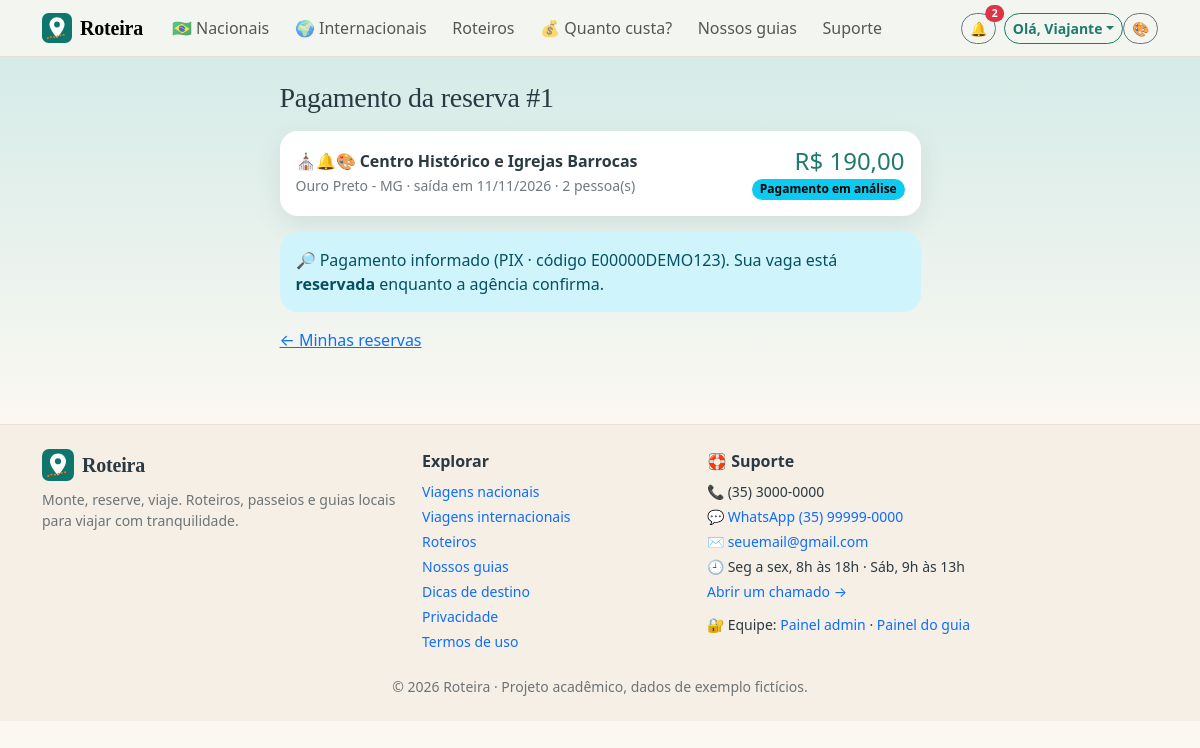
The page /pagamento.php?id=1 (signed in) on the database its author committed.
### tables this page shows
CREATE TABLE reservas (
  id INT AUTO_INCREMENT PRIMARY KEY,
  usuario_id INT NOT NULL,
  saida_id INT NOT NULL,
  qtd INT NOT NULL,
  valor_total DECIMAL(10,2) NOT NULL,
  taxa_cancelamento DECIMAL(10,2) NOT NULL DEFAULT 0,
  status VARCHAR(30) NOT NULL DEFAULT 'aguardando_pagamento',
  prazo_pagamento DATETIME NULL,
  cupom_id INT NULL,
  desconto DECIMAL(10,2) NOT NULL DEFAULT 0 COMMENT 'desconto do cupom já abatido em valor_total',
  created_at TIMESTAMP DEFAULT CURRENT_TIMESTAMP,
  FOREIGN KEY (usuario_id) REFERENCES usuarios(id),
  FOREIGN KEY (saida_id) REFERENCES saidas(id),
  FOREIGN KEY (cupom_id) REFERENCES cupons(id) ON DELETE SET NULL,
  FOREIGN KEY (status) REFERENCES status_reserva(codigo)
);

CREATE TABLE passeios (
  id INT AUTO_INCREMENT PRIMARY KEY,
  categoria_id INT NOT NULL,
  guia_id INT NULL,
  titulo VARCHAR(200) NOT NULL,
  destino VARCHAR(120) NOT NULL,
  descricao TEXT,
  duracao_horas DECIMAL(4,1) NOT NULL DEFAULT 4,
  preco DECIMAL(10,2) NOT NULL,
  emoji VARCHAR(30) NOT NULL DEFAULT '🌎' COMMENT 'emojis extras da capa (ex.: 🍕🏛️)',
  motivo VARCHAR(30) NULL COMMENT 'silhueta do ponto turístico da capa',
  imagem VARCHAR(255) NULL COMMENT 'foto: caminho em uploads/ ou URL',
  video_id VARCHAR(20) NULL COMMENT 'ID do vídeo do YouTube',
  hue SMALLINT NOT NULL DEFAULT 180,
  escopo VARCHAR(20) NOT NULL DEFAULT 'nacional',
  pais VARCHAR(80) NOT NULL DEFAULT 'Brasil',
  dias INT NOT NULL DEFAULT 1,
  atracoes TEXT NULL COMMENT 'lista separada por ponto e vírgula',
  ativo TINYINT(1) NOT NULL DEFAULT 1,
  FOREIGN KEY (categoria_id) REFERENCES categorias(id),
  FOREIGN KEY (guia_id) REFERENCES guias(id) ON DELETE SET NULL,
  FOREIGN KEY (escopo) REFERENCES escopos(codigo)
);

CREATE TABLE saidas (
  id INT AUTO_INCREMENT PRIMARY KEY,
  passeio_id INT NOT NULL,
  data_saida DATE NOT NULL,
  vagas_total INT NOT NULL,
  vagas_disponiveis INT NOT NULL,
  FOREIGN KEY (passeio_id) REFERENCES passeios(id) ON DELETE CASCADE
);

CREATE TABLE pagamentos (
  id INT AUTO_INCREMENT PRIMARY KEY,
  reserva_id INT NOT NULL,
  metodo VARCHAR(20) NOT NULL,
  valor DECIMAL(10,2) NOT NULL,
  comprovante VARCHAR(120) NOT NULL COMMENT 'código/ID da transação informado pelo cliente',
  status VARCHAR(20) NOT NULL DEFAULT 'informado',
  motivo VARCHAR(255) NULL,
  created_at TIMESTAMP DEFAULT CURRENT_TIMESTAMP,
  decidido_em DATETIME NULL,
  decidido_por INT NULL,
  FOREIGN KEY (reserva_id) REFERENCES reservas(id) ON DELETE CASCADE,
  FOREIGN KEY (metodo) REFERENCES metodos_pagamento(codigo),
  FOREIGN KEY (status) REFERENCES status_pagamento(codigo)
);

### pagamento.php (the view, shortened to what this page needs)
<?php
require_once __DIR__ . '/inc/app.php';
exigirLogin(); $uid = usuario()['id']; $id = (int)($_GET['id'] ?? $_POST['id'] ?? 0);
function carregarReserva(PDO $c, $id, $uid) {
    $st = $c->prepare('SELECT r.*, s.data_saida, p.titulo, p.destino, p.emoji, TIMESTAMPDIFF(MINUTE, NOW(), r.prazo_pagamento) AS min_rest
        FROM reservas r JOIN saidas s ON s.id=r.saida_id JOIN passeios p ON p.id=s.passeio_id WHERE r.id=? AND r.usuario_id=?');
    $st->execute([$id, $uid]); return $st->fetch();
}
$r = carregarReserva($conn, $id, $uid);
$st = $conn->prepare('SELECT * FROM pagamentos WHERE reserva_id=? ORDER BY id DESC LIMIT 1'); $st->execute([$id]); $pg = $st->fetch();
?>
<div class="row justify-content-center"><div class="col-lg-7">
  <h1 class="h3 mb-3">Pagamento da reserva #<?= (int)$r['id'] ?></h1>
  <div class="card mb-3"><div class="card-body d-flex justify-content-between align-items-center">
    <div><?= e($r['emoji']) ?> <strong><?= e($r['titulo']) ?></strong><br><small class="text-body-secondary"><?= e($r['destino']) ?> · saída em <?= dataBr($r['data_saida']) ?> · <?= (int)$r['qtd'] ?> pessoa(s)</small></div>
    <div class="text-end"><div class="h4 text-primary mb-0"><?= brl($r['valor_total']) ?></div><?= statusReserva($r['status']) ?></div></div></div>
  <?php if ($r['status'] === 'aguardando_pagamento'): ?>
    <?php if ($pg && $pg['status'] === 'recusado'): ?><div class="alert alert-danger"><strong>Pagamento não confirmado.</strong> <?= e($pg['motivo'] ?: 'Confira os dados e informe novamente.') ?> Você ganhou um novo prazo de <?= PRAZO_PAGAMENTO_HORAS ?> horas.</div><?php endif; ?>
    <div class="alert alert-warning">⏳ Pague em até <strong><?= tempoRestante($r['min_rest']) ?></strong> (até <?= date('d/m H:i', strtotime($r['prazo_pagamento'])) ?>). Sem pagamento nem cancelamento, a reserva expira e você fica <?= BLOQUEIO_HORAS ?>h sem poder reservar outra viagem.</div>
    <div class="card mb-3"><div class="card-body"><h2 class="h6">1) Faça o pagamento de <?= brl($r['valor_total']) ?></h2>
      <p class="mb-1"><strong>PIX</strong> — chave: <code><?= e(PIX_CHAVE) ?></code> (<?= e(PIX_FAVORECIDO) ?>)</p>
      <?php $payload = pixPayload(PIX_CHAVE, PIX_FAVORECIDO, PIX_CIDADE, $r['valor_total'], 'RT' . str_pad($r['id'], 6, '0', STR_PAD_LEFT)); ?>
      <div class="mb-2"><div class="small text-body-secondary">PIX copia e cola (já com o valor exato e o código da reserva):</div><textarea class="form-control form-control-sm font-monospace" id="pixcode" rows="3" readonly><?= e($payload) ?></textarea>
        <button type="button" class="btn btn-sm btn-outline-primary mt-1" onclick="navigator.clipboard.writeText(document.getElementById('pixcode').value).then(()=>this.textContent='Copiado ✓')">📋 Copiar código PIX</button>
        <div class="text-center my-3"><?= qrSvg($payload, 210, 'QR Code do PIX') ?><div class="small text-body-secondary mt-1">ou aponte a câmera do app do seu banco para o QR Code</div></div></div>
      <p class="mb-0"><strong>Transferência</strong> — <?= e(DADOS_TRANSFERENCIA) ?></p></div></div>
    <div class="card"><div class="card-body"><h2 class="h6">2) Informe que pagou</h2>
      <form method="post" class="vstack gap-2"><?= csrfCampo() ?><input type="hidden" name="id" value="<?= $id ?>">
        <select class="form-select" name="metodo" required><option value="pix">PIX</option><option value="transferencia">Transferência bancária</option></select>
        <input class="form-control" name="comprovante" maxlength="120" placeholder="Código/ID da transação (ex.: E0000...) ou nº do comprovante" required>
        <button class="btn btn-accent">Já paguei — avisar a agência</button>
        <div class="form-text">Nunca digite dados de cartão aqui. A agência confere o pagamento e confirma sua reserva.</div></form></div></div>
  <?php elseif ($r['status'] === 'em_analise'): ?>
    <div class="alert alert-info">🔎 Pagamento informado (<?= e(strtoupper($pg['metodo'] ?? '')) ?> · código <?= e($pg['comprovante'] ?? '') ?>). Sua vaga está <strong>reservada</strong> enquanto a agência confirma.</div>
  <?php elseif ($r['status'] === 'confirmada'): ?>
    <div class="alert alert-success">✅ Pagamento confirmado! Boa viagem. Você pode cancelar em <em>Minhas reservas</em> (sujeito à política de cancelamento).</div>
  <?php else: ?><div class="alert alert-secondary">Esta reserva está <?= $r['status'] === 'expirada' ? 'expirada' : 'cancelada' ?>.</div><?php endif; ?>
  <a href="minhas_reservas.php">← Minhas reservas</a>
</div></div>

### css/site.css (style rules this page uses)
:root { --brand:#0f766e; --brand-dark:#0b5d57; --accent:#f97316; --bs-link-color:#0f766e; --bs-link-hover-color:#0b5d57; }
.text-primary { color:var(--brand) !important; }
:root { --brand:#1f7a6d; --brand-dark:#165a50; --accent:#f0925b; --radius:1.1rem; --shadow:0 .6rem 1.6rem rgba(31,90,90,.10); }
[data-bs-theme=light] { --bs-body-bg:#fbf8f2; --bs-body-color:#2b3a42; --bs-tertiary-bg:#f4ede1; --bs-border-color:#e8dfd0; --bs-secondary-color:rgba(43,58,66,.68); --card-bg:#fff; --sky:#cfe9e6; }
body { background-color:var(--bs-body-bg); background-image:linear-gradient(180deg,var(--sky) 0,transparent 420px); background-repeat:no-repeat; }
h1,h2,h3,.titulo,.navbar-brand,.display-6 { font-family:Georgia,'Times New Roman',serif; letter-spacing:-.01em; }
.card { border:0; border-radius:var(--radius); background:var(--card-bg); --bs-card-bg:var(--card-bg); box-shadow:var(--shadow); }
.alert { border:0; border-radius:var(--radius); }

### rows shown on the page
reservas: id "1", passeios.emoji "⛪🔔🎨", passeios.titulo "Centro Histórico e Igrejas Barrocas", passeios.destino "Ouro Preto - MG", saida.data_saida "11/11/2026", qtd "2", valor_total "R$ 190,00"
pagamentos: metodo "PIX", comprovante "E00000DEMO123"

### other values the page prints
$nome "Roteira"
$nn "2"
explode(' ', $u['nome'])[0] "Viajante"
$t "Pagamento em análise"
SITE_NOME "Roteira"
SITE_SLOGAN "Monte, reserve, viaje."
config('suporte_telefone') "(35) 3000-0000"
config('suporte_whatsapp') "(35) 99999-0000"
config('suporte_email') "seuemail@gmail.com"
config('suporte_horario') "Seg a sex, 8h às 18h · Sáb, 9h às 13h"
